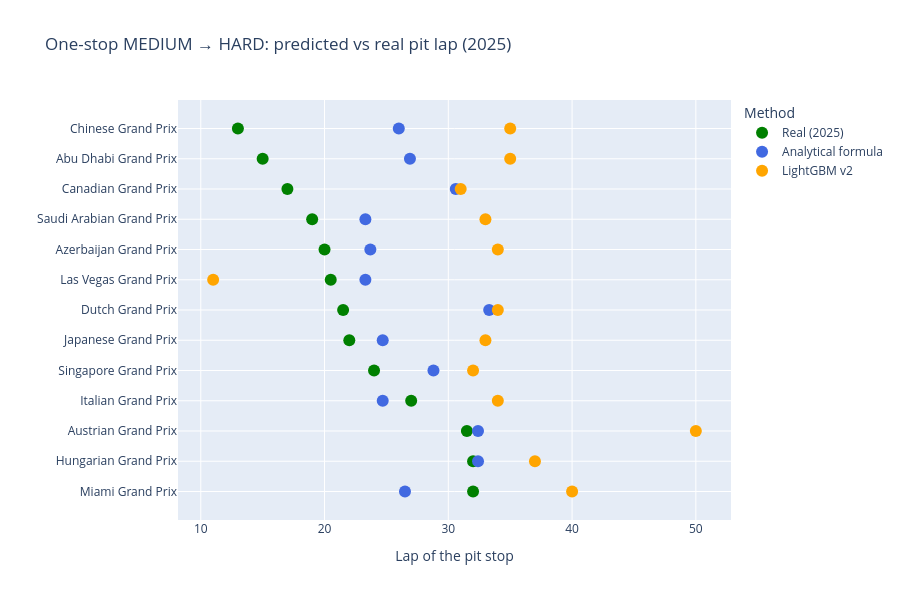

Source (notebook cell):
### Code cell
plot_df = eval_df.melt(
    id_vars="Event",
    value_vars=["RealPitLap", "AnalyticPitLap", "BestLap_v2"],
    var_name="Method",
    value_name="PitLap",
)
plot_df["Method"] = plot_df["Method"].map({
    "RealPitLap": "Real (2025)",
    "AnalyticPitLap": "Analytical formula",
    "BestLap_v2": "LightGBM v2",
})

order = eval_df.sort_values("RealPitLap")["Event"].tolist()

fig = px.scatter(
    plot_df, x="PitLap", y="Event", color="Method",
    color_discrete_map={"Real (2025)": "green", "Analytical formula": "royalblue", "LightGBM v2": "orange"},
    category_orders={"Event": order},
    labels={"PitLap": "Lap of the pit stop", "Event": ""},
    title="One-stop MEDIUM → HARD: predicted vs real pit lap (2025)",
)
fig.update_traces(marker=dict(size=12))
fig.update_layout(height=600)
fig.show()
fig.write_image("../images/predicted_vs_real_pit.png", scale=2, height=600)

### Figure 1 — Plotly figure (JSON) as saved in the notebook; plotly's stock layout.template omitted (floating-point values rounded to 4 significant figures)
{"data": [{"hovertemplate": "Method=Real (2025)<br>Lap of the pit stop=%{x}<br>=%{y}<extra></extra>", "legendgroup": "Real (2025)", "marker": {"color": "green", "size": 12, "symbol": "circle"}, "mode": "markers", "name": "Real (2025)", "orientation": "h", "showlegend": true, "type": "scatter", "x": [15.0, 31.5, 20.0, 17.0, 13.0, 21.5, 32.0, 27.0, 22.0, 20.5, 32.0, 19.0, 24.0], "xaxis": "x", "y": ["Abu Dhabi Grand Prix", "Austrian Grand Prix", "Azerbaijan Grand Prix", "Canadian Grand Prix", "Chinese Grand Prix", "Dutch Grand Prix", "Hungarian Grand Prix", "Italian Grand Prix", "Japanese Grand Prix", "Las Vegas Grand Prix", "Miami Grand Prix", "Saudi Arabian Grand Prix", "Singapore Grand Prix"], "yaxis": "y"}, {"hovertemplate": "Method=Analytical formula<br>Lap of the pit stop=%{x}<br>=%{y}<extra></extra>", "legendgroup": "Analytical formula", "marker": {"color": "royalblue", "size": 12, "symbol": "circle"}, "mode": "markers", "name": "Analytical formula", "orientation": "h", "showlegend": true, "type": "scatter", "x": [26.9, 32.4, 23.7, 30.6, 26.0, 33.3, 32.4, 24.7, 24.7, 23.3, 26.5, 23.3, 28.8], "xaxis": "x", "y": ["Abu Dhabi Grand Prix", "Austrian Grand Prix", "Azerbaijan Grand Prix", "Canadian Grand Prix", "Chinese Grand Prix", "Dutch Grand Prix", "Hungarian Grand Prix", "Italian Grand Prix", "Japanese Grand Prix", "Las Vegas Grand Prix", "Miami Grand Prix", "Saudi Arabian Grand Prix", "Singapore Grand Prix"], "yaxis": "y"}, {"hovertemplate": "Method=LightGBM v2<br>Lap of the pit stop=%{x}<br>=%{y}<extra></extra>", "legendgroup": "LightGBM v2", "marker": {"color": "orange", "size": 12, "symbol": "circle"}, "mode": "markers", "name": "LightGBM v2", "orientation": "h", "showlegend": true, "type": "scatter", "x": [35.0, 50.0, 34.0, 31.0, 35.0, 34.0, 37.0, 34.0, 33.0, 11.0, 40.0, 33.0, 32.0], "xaxis": "x", "y": ["Abu Dhabi Grand Prix", "Austrian Grand Prix", "Azerbaijan Grand Prix", "Canadian Grand Prix", "Chinese Grand Prix", "Dutch Grand Prix", "Hungarian Grand Prix", "Italian Grand Prix", "Japanese Grand Prix", "Las Vegas Grand Prix", "Miami Grand Prix", "Saudi Arabian Grand Prix", "Singapore Grand Prix"], "yaxis": "y"}], "layout": {"height": 600, "legend": {"title": {"text": "Method"}, "tracegroupgap": 0}, "title": {"text": "One-stop MEDIUM → HARD: predicted vs real pit lap (2025)"}, "xaxis": {"anchor": "y", "domain": [0, 1], "title": {"text": "Lap of the pit stop"}}, "yaxis": {"anchor": "x", "categoryarray": ["Miami Grand Prix", "Hungarian Grand Prix", "Austrian Grand Prix", "Italian Grand Prix", "Singapore Grand Prix", "Japanese Grand Prix", "Dutch Grand Prix", "Las Vegas Grand Prix", "Azerbaijan Grand Prix", "Saudi Arabian Grand Prix", "Canadian Grand Prix", "Abu Dhabi Grand Prix", "Chinese Grand Prix"], "categoryorder": "array", "domain": [0, 1], "title": {"text": ""}}}}
